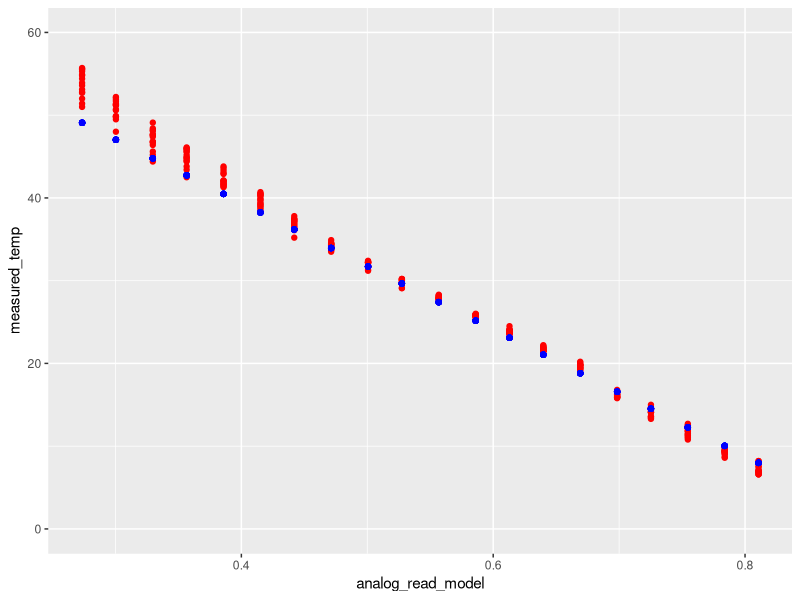
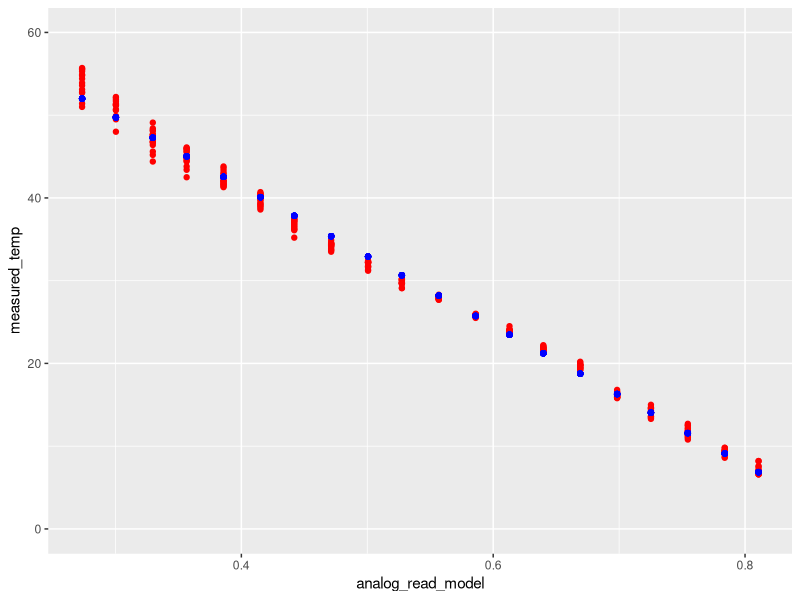

Reproduce these figures in R, in order.
setwd("~/Code/arena_python/calibration/")

library(ggplot2)
d <- read.csv("calibrate.csv")

slope	<- -97.05
bit_resolution <- 12
intercept <- 85.21

analog_calc <- function(x){
  x/(2^bit_resolution - 1)
}
calc <- function(x, y, z){
  z + y * analog_calc(x)
}


#transforming the analog read
d$analog_read_model <- analog_calc(d$analog_read)

# first plot --------------------------------------------------------------

#calculate what the box "feels" in terms of temperature
d$current_calc <- calc(d$analog_read, slope, intercept)

#guessing some values to try to match them to the collected temperature
fix_slope <- -76.5
fix_intercept <- 70

d$fix_calc <- calc(d$analog_read, fix_slope, fix_intercept)


ggplot(d, aes(x = analog_read_model, y = measured_temp)) +
  geom_point(color = "red") +
  geom_point(data = d, aes(x = analog_read_model, y = fix_calc), color = "blue") +
  ylim(0, 60)


# estimation --------------------------------------------------------------

#estimating new values with linear model
m1 <- lm(measured_temp ~ analog_read_model,
         data = d)  
summary(m1)

#getting estimates
fix_slope <- m1$coefficients[2]
fix_intercept <- m1$coefficients[1]


# reploting with new estimates --------------------------------------------

#reploting
d$fix_calc <- calc(d$analog_read, fix_slope, fix_intercept)

ggplot(d, aes(x = analog_read_model, y = measured_temp)) +
  geom_point(color = "red") +
  geom_point(data = d, aes(x = analog_read_model, y = fix_calc), color = "blue") +
  ylim(0, 60)


# new calibration ---------------------------------------------------------
# unused
# 
# new_data <- read.csv("flir calibration/relevant_columns.csv")
# new_data$read_temp <- NA
# temperatures <- c(16.1, 17.3, 18.6, 20.5, 21.8, 23,
#                   24.8, 26, 27.7, 29.2, 30.6, 31.6,
#                   32.8, 34.1, NA, 35.9, 37.2, 38.7, 39.9,
#                   41.2, 42.5, 44.2, 45.2, 46.5, 47.7,
#                   49.2, 50.6, 51.7, 53.2, 54.5, 56.1, 57.3)
# unique_temps <- unique(new_data$target_temp)
# 
# length(unique_temps) == length(temperatures)
# 
# for (i in 1:length(unique_temps)){
#   new_data[new_data$target_temp == unique_temps[i], ]$read_temp <- temperatures[i]
# }
# 
# 
# #transforming the analog read
# new_data$analog_read_model <- analog_calc(new_data$analog_read)
# 
# # new estimation ----------------------------------------------------------
# 
# #estimating new values with linear model
# m2 <- lm(read_temp ~ analog_read_model,
#          data = new_data)
# summary(m2)
# 
# library(brms)
# m3 <- brm(read_temp ~ analog_read_model,
#           data = new_data,
#           chains = 4,
#           cores = 4)
# 
# summary(m3)
# #getting estimates
# fix_slope <- summary(m3)$fixed[2]
# fix_intercept <- summary(m3)$fixed[1]
# 
# 
# # reploting with new estimates --------------------------------------------
# 
# #reploting
# new_data$fix_calc <- calc(new_data$analog_read, fix_slope, fix_intercept)
# 
# ggplot(new_data, aes(x = analog_read_model, y = read_temp)) +
#   geom_point(color = "red") +
#   geom_point(data = new_data, aes(x = analog_read_model, y = fix_calc), color = "blue")
# 
# # answer seems to be slope = -109.2922, and intercept = 96.0564
# 
# 
# # new calibration ---------------------------------------------------------
# 
# new_data <- read.csv("flir calibration/relevant_columns_second_pass.csv")
# new_data$read_temp <- NA
# temperatures <- c(12.8, 14, 15.5, 16.4, 17.6, 18.8,
#                   19.7, 21.1, 22.5, 23.7, 24.7, 25,
#                   26.9, 28, 29, 30, 30.9, 32.4, 33.1,
#                   34.2, 35.3, 36, 36.9, 37.9, 38.9,
#                   39.6, 40.9, 41.6, 42.5, 43.7, 44.4, 44.8)
# unique_temps <- unique(new_data$target_temp)
# 
# length(unique_temps) == length(temperatures)
# 
# for (i in 1:length(unique_temps)){
#   new_data[new_data$target_temp == unique_temps[i], ]$read_temp <- temperatures[i]
# }
# 
# 
# #transforming the analog read
# new_data$analog_read_model <- analog_calc(new_data$analog_read)
# 
# new_data <- new_data[new_data$target_temp > 16,]
# # new estimation ----------------------------------------------------------
# 
# #estimating new values with linear model
# m2 <- lm(read_temp ~ analog_read_model,
#          data = new_data)
# summary(m2)
# 
# 
# #getting estimates
# fix_slope <- m2$coefficients[2]
# fix_intercept <- m2$coefficients[1]
# 
# 
# # reploting with new estimates --------------------------------------------
# 
# #reploting
# new_data$fix_calc <- calc(new_data$analog_read, fix_slope, fix_intercept)
# 
# ggplot(new_data, aes(x = analog_read_model, y = read_temp)) +
#   geom_point(color = "red") +
#   geom_point(data = new_data, aes(x = analog_read_model, y = fix_calc), color = "blue")
# 
# # answer seems to be slope = -117.8487, and intercept = 101.64089